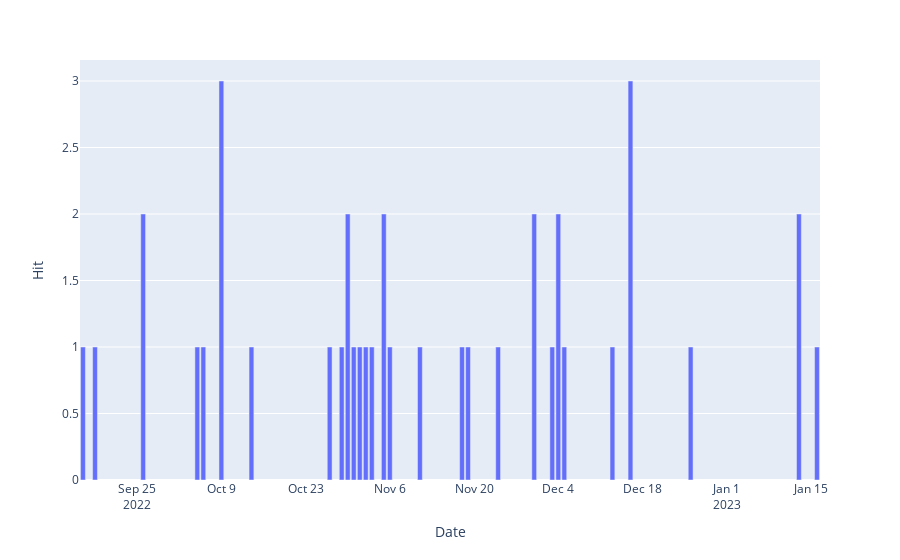

Notebook code for this chart:
### Markdown cell above
## 2. Result

### Code cell
fig = px.bar(Spiral_hits, x='Date', y='Hit')
fig.show()

### Figure 1 — Plotly figure (JSON) as saved in the notebook; plotly's stock layout.template omitted (floating-point values rounded to 4 significant figures)
{"data": [{"alignmentgroup": "True", "hovertemplate": "Date=%{x}<br>Hit=%{y}<extra></extra>", "legendgroup": "", "marker": {"color": "#636efa", "pattern": {"shape": ""}}, "name": "", "offsetgroup": "", "orientation": "v", "showlegend": false, "textposition": "auto", "type": "bar", "x": ["2022-09-16T00:00:00", "2022-09-18T00:00:00", "2022-09-26T00:00:00", "2022-10-05T00:00:00", "2022-10-06T00:00:00", "2022-10-09T00:00:00", "2022-10-14T00:00:00", "2022-10-27T00:00:00", "2022-10-29T00:00:00", "2022-10-30T00:00:00", "2022-10-31T00:00:00", "2022-11-01T00:00:00", "2022-11-02T00:00:00", "2022-11-03T00:00:00", "2022-11-05T00:00:00", "2022-11-06T00:00:00", "2022-11-11T00:00:00", "2022-11-18T00:00:00", "2022-11-19T00:00:00", "2022-11-24T00:00:00", "2022-11-30T00:00:00", "2022-12-03T00:00:00", "2022-12-04T00:00:00", "2022-12-05T00:00:00", "2022-12-13T00:00:00", "2022-12-16T00:00:00", "2022-12-26T00:00:00", "2023-01-13T00:00:00", "2023-01-16T00:00:00"], "xaxis": "x", "y": [1, 1, 2, 1, 1, 3, 1, 1, 1, 2, 1, 1, 1, 1, 2, 1, 1, 1, 1, 1, 2, 1, 2, 1, 1, 3, 1, 2, 1], "yaxis": "y"}], "layout": {"barmode": "relative", "legend": {"tracegroupgap": 0}, "margin": {"t": 60}, "xaxis": {"anchor": "y", "domain": [0, 1], "title": {"text": "Date"}}, "yaxis": {"anchor": "x", "domain": [0, 1], "title": {"text": "Hit"}}}}
